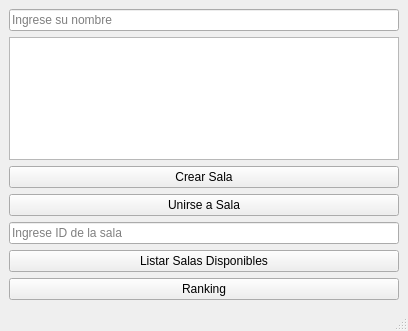
<?xml version="1.0" encoding="UTF-8"?>
<ui version="4.0">
 <class>MainWindow</class>
 <widget class="QMainWindow" name="MainWindow">
  <property name="geometry">
   <rect>
    <x>0</x>
    <y>0</y>
    <width>408</width>
    <height>331</height>
   </rect>
  </property>
  <property name="windowTitle">
   <string>Conexión en red</string>
  </property>
  <widget class="QWidget" name="centralwidget">
   <layout class="QVBoxLayout" name="verticalLayout">
    <item>
     <widget class="QLineEdit" name="entrada_nombre">
      <property name="placeholderText">
       <string>Ingrese su nombre</string>
      </property>
     </widget>
    </item>
    <item>
     <widget class="QTextEdit" name="area_mensajes"/>
    </item>
    <item>
     <widget class="QPushButton" name="btn_crear_sala">
      <property name="text">
       <string>Crear Sala</string>
      </property>
     </widget>
    </item>
    <item>
     <widget class="QPushButton" name="btn_unirse_a_sala">
      <property name="text">
       <string>Unirse a Sala</string>
      </property>
     </widget>
    </item>
    <item>
     <widget class="QLineEdit" name="entrada_id_sala">
      <property name="placeholderText">
       <string>Ingrese ID de la sala</string>
      </property>
     </widget>
    </item>
    <item>
     <widget class="QPushButton" name="btn_listar_salas">
      <property name="text">
       <string>Listar Salas Disponibles</string>
      </property>
     </widget>
    </item>
    <item>
     <widget class="QPushButton" name="btn_ranking">
      <property name="text">
       <string>Ranking</string>
      </property>
     </widget>
    </item>
   </layout>
  </widget>
  <widget class="QMenuBar" name="menubar">
   <property name="geometry">
    <rect>
     <x>0</x>
     <y>0</y>
     <width>408</width>
     <height>22</height>
    </rect>
   </property>
  </widget>
  <widget class="QStatusBar" name="statusbar"/>
 </widget>
 <resources/>
 <connections/>
</ui>
